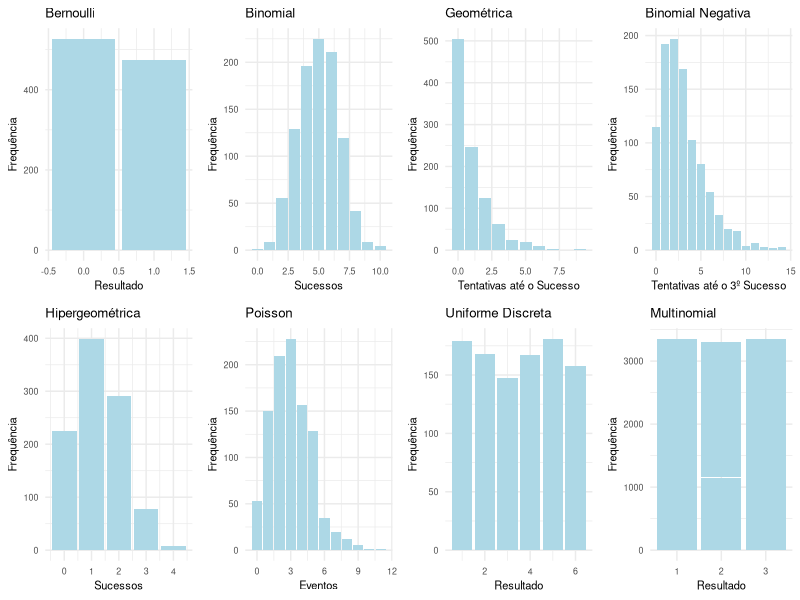

Reproduce this figure in R.
# Definir semente para reprodutibilidade
set.seed(42)

# Definir cor padrão para os gráficos
cor_padrao <- "lightblue"

# 1. Distribuição Bernoulli (p = 0.5)
bernoulli_data <- rbinom(1000, 1, 0.5)
p1 <- ggplot2::ggplot(data.frame(bernoulli_data), ggplot2::aes(x = bernoulli_data)) +
  ggplot2::geom_bar(stat = "count", fill = cor_padrao) +
  ggplot2::labs(title = "Bernoulli", x = "Resultado", y = "Frequência") +
  ggplot2::theme_minimal() +
  ggplot2::theme(text = ggplot2::element_text(size = 8))

# 2. Distribuição Binomial (n = 10, p = 0.5)
binomial_data <- rbinom(1000, 10, 0.5)
p2 <- ggplot2::ggplot(data.frame(binomial_data), ggplot2::aes(x = binomial_data)) +
  ggplot2::geom_bar(stat = "count", fill = cor_padrao) +
  ggplot2::labs(title = "Binomial", x = "Sucessos", y = "Frequência") +
  ggplot2::theme_minimal() +
  ggplot2::theme(text = ggplot2::element_text(size = 8))

# 3. Distribuição Geométrica (p = 0.5)
geom_data <- rgeom(1000, 0.5) # número de tentativas até o 1º sucesso com p = 0.5
p3 <- ggplot2::ggplot(data.frame(geom_data), ggplot2::aes(x = geom_data)) +
  ggplot2::geom_bar(stat = "count", fill = cor_padrao) +
  ggplot2::labs(title = "Geométrica", x = "Tentativas até o Sucesso", y = "Frequência") +
  ggplot2::theme_minimal() +
  ggplot2::theme(text = ggplot2::element_text(size = 8))

# 4. Distribuição Binomial Negativa (r = 3, p = 0.5)
neg_binomial_data <- rnbinom(1000, 3, 0.5)
p4 <- ggplot2::ggplot(data.frame(neg_binomial_data),
                      ggplot2::aes(x = neg_binomial_data)) +
  ggplot2::geom_bar(stat = "count", fill = cor_padrao) +
  ggplot2::labs(title = "Binomial Negativa", x = "Tentativas até o 3º Sucesso", y = "Frequência") +
  ggplot2::theme_minimal() +
  ggplot2::theme(text = ggplot2::element_text(size = 8))

# 5. Distribuição Hipergeométrica (m = 10, n = 30, k = 5)
hypergeom_data <- rhyper(1000, 10, 30, 5)
p5 <- ggplot2::ggplot(data.frame(hypergeom_data), ggplot2::aes(x = hypergeom_data)) +
  ggplot2::geom_bar(stat = "count", fill = cor_padrao) +
  ggplot2::labs(title = "Hipergeométrica", x = "Sucessos", y = "Frequência") +
  ggplot2::theme_minimal() +
  ggplot2::theme(text = ggplot2::element_text(size = 8))

# 6. Distribuição Poisson (lambda = 3)
poisson_data <- rpois(1000, 3)
p6 <- ggplot2::ggplot(data.frame(poisson_data), ggplot2::aes(x = poisson_data)) +
  ggplot2::geom_bar(stat = "count", fill = cor_padrao) +
  ggplot2::labs(title = "Poisson", x = "Eventos", y = "Frequência") +
  ggplot2::theme_minimal() +
  ggplot2::theme(text = ggplot2::element_text(size = 8))

# 7. Distribuição Uniforme Discreta (min = 1, max = 6)
uniform_data <- sample(1:6, 1000, replace = TRUE)
p7 <- ggplot2::ggplot(data.frame(uniform_data), ggplot2::aes(x = uniform_data)) +
  ggplot2::geom_bar(stat = "count", fill = cor_padrao) +
  ggplot2::labs(title = "Uniforme Discreta", x = "Resultado", y = "Frequência") +
  ggplot2::theme_minimal() +
  ggplot2::theme(text = ggplot2::element_text(size = 8))

# 8. Distribuição Multinomial (probabilidades: 1/3, 1/3, 1/3)
# Gerar 1000 experimentos com 3 resultados possíveis e 10 tentativas em cada experimento
multinomial_data <- rmultinom(1000, 10, prob = c(1 / 3, 1 / 3, 1 / 3))

# Convertendo os dados para um formato adequado para ggplot
multinomial_df <- data.frame(Result = rep(1:3, times = 1000),
                             Freq = as.vector(multinomial_data))

# Criando o gráfico
p8 <- ggplot2::ggplot(multinomial_df, ggplot2::aes(x = factor(Result), y = Freq)) +
  ggplot2::geom_bar(stat = "identity", fill = cor_padrao) +
  ggplot2::labs(title = "Multinomial", x = "Resultado", y = "Frequência") +
  ggplot2::theme_minimal() +
  ggplot2::theme(text = ggplot2::element_text(size = 8))

# Criar painel 2x4 com todos os gráficos
gridExtra::grid.arrange(p1, p2, p3, p4, p5, p6, p7, p8, ncol = 4, nrow = 2)
